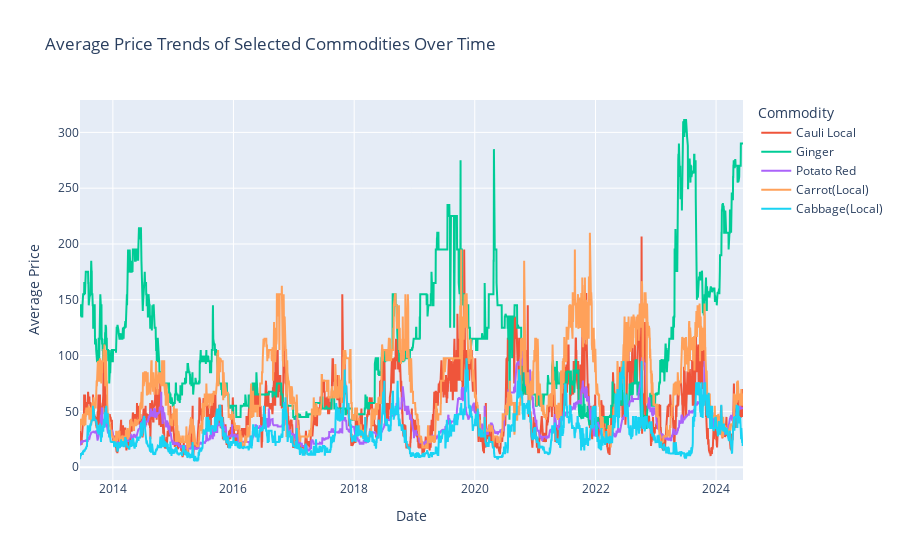

The notebook cell this image was saved under:
### Markdown cell above
#### Practical Motivation:

Understanding seasonal patterns in commodity prices is crucial for various stakeholders in agriculture, retail, and policymaking. It helps in planning production cycles, optimizing inventory management, and anticipating price fluctuations. By analyzing historical data, we can categorize commodities into seasonal groups (e.g., seasonal, non-seasonal) and identify which commodities exhibit predictable seasonal price variations.

### Code cell
# Create an empty figure
fig = px.line(title='Average Price Trends of Selected Commodities Over Time')

# Iterate over each commodity and add traces to the figure
for commodity in selected_commodities:
    subset = data[data['Commodity'] == commodity]
    fig.add_scatter(x=subset['Date'], y=subset['Average'], mode='lines', name=commodity)

# Customize layout
fig.update_layout(
    xaxis_title='Date',
    yaxis_title='Average Price',
    legend_title='Commodity',
)

# Show the plot
fig.show()

### Figure 1 — Plotly figure (JSON) as saved in the notebook; plotly's stock layout.template omitted (floating-point values rounded to 4 significant figures; data arrays with more than 128 entries replaced by an {"elided": "..."} marker saying what was removed)
{"data": [{"hovertemplate": "<extra></extra>", "legendgroup": "", "line": {"color": "#636efa", "dash": "solid"}, "marker": {"symbol": "circle"}, "mode": "lines", "name": "", "orientation": "v", "showlegend": false, "type": "scatter", "xaxis": "x", "yaxis": "y"}, {"mode": "lines", "name": "Cauli Local", "type": "scatter", "x": {"elided": "3849 str values"}, "y": {"elided": "3849 float values"}}, {"mode": "lines", "name": "Ginger", "type": "scatter", "x": {"elided": "3849 str values"}, "y": {"elided": "3849 float values"}}, {"mode": "lines", "name": "Potato Red", "type": "scatter", "x": {"elided": "3834 str values"}, "y": {"elided": "3834 float values"}}, {"mode": "lines", "name": "Carrot(Local)", "type": "scatter", "x": {"elided": "3829 str values"}, "y": {"elided": "3829 float values"}}, {"mode": "lines", "name": "Cabbage(Local)", "type": "scatter", "x": {"elided": "3837 str values"}, "y": {"elided": "3837 float values"}}], "layout": {"legend": {"title": {"text": "Commodity"}, "tracegroupgap": 0}, "title": {"text": "Average Price Trends of Selected Commodities Over Time"}, "xaxis": {"anchor": "y", "domain": [0, 1], "title": {"text": "Date"}}, "yaxis": {"anchor": "x", "domain": [0, 1], "title": {"text": "Average Price"}}}}
